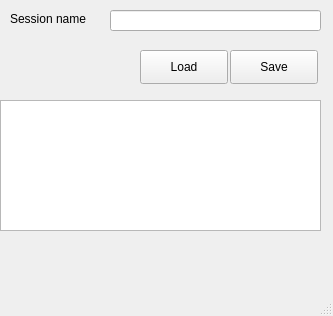
<?xml version="1.0" encoding="UTF-8"?>
<ui version="4.0">
 <class>MainWindow</class>
 <widget class="QMainWindow" name="MainWindow">
  <property name="geometry">
   <rect>
    <x>0</x>
    <y>0</y>
    <width>333</width>
    <height>316</height>
   </rect>
  </property>
  <property name="windowTitle">
   <string>MainWindow</string>
  </property>
  <widget class="QWidget" name="centralwidget">
   <widget class="QLabel" name="label">
    <property name="geometry">
     <rect>
      <x>10</x>
      <y>10</y>
      <width>101</width>
      <height>18</height>
     </rect>
    </property>
    <property name="text">
     <string>Session name</string>
    </property>
   </widget>
   <widget class="QLineEdit" name="txt_session">
    <property name="geometry">
     <rect>
      <x>110</x>
      <y>10</y>
      <width>211</width>
      <height>21</height>
     </rect>
    </property>
   </widget>
   <widget class="QPushButton" name="btn_save">
    <property name="geometry">
     <rect>
      <x>230</x>
      <y>50</y>
      <width>88</width>
      <height>34</height>
     </rect>
    </property>
    <property name="text">
     <string>Save</string>
    </property>
   </widget>
   <widget class="QPushButton" name="btn_load">
    <property name="geometry">
     <rect>
      <x>140</x>
      <y>50</y>
      <width>88</width>
      <height>34</height>
     </rect>
    </property>
    <property name="text">
     <string>Load</string>
    </property>
   </widget>
   <widget class="QTextEdit" name="textEdit">
    <property name="geometry">
     <rect>
      <x>0</x>
      <y>100</y>
      <width>321</width>
      <height>131</height>
     </rect>
    </property>
   </widget>
   <widget class="QLabel" name="lbl_status">
    <property name="geometry">
     <rect>
      <x>0</x>
      <y>230</y>
      <width>58</width>
      <height>18</height>
     </rect>
    </property>
    <property name="text">
     <string/>
    </property>
   </widget>
  </widget>
  <widget class="QMenuBar" name="menubar">
   <property name="geometry">
    <rect>
     <x>0</x>
     <y>0</y>
     <width>333</width>
     <height>30</height>
    </rect>
   </property>
  </widget>
  <widget class="QStatusBar" name="statusbar"/>
 </widget>
 <resources/>
 <connections/>
</ui>
